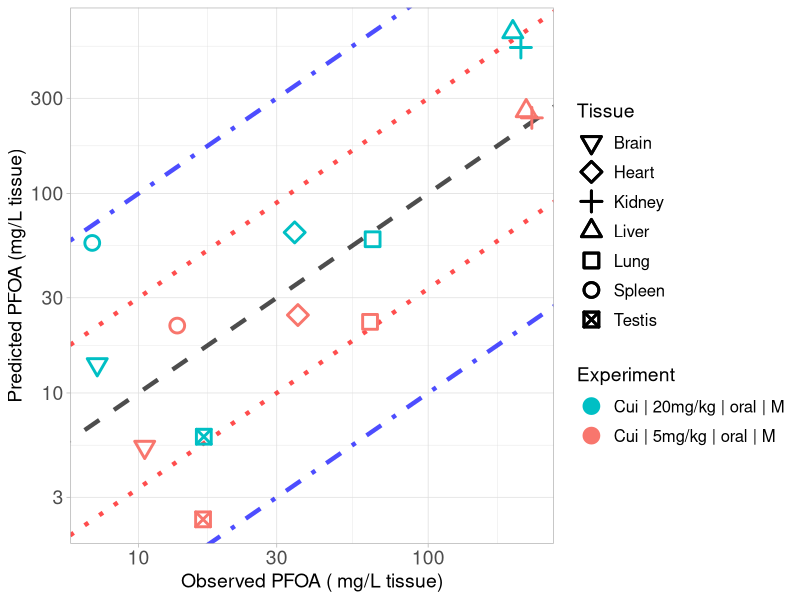

Source code (R):
library(ggplot2)

#setwd("C:/Users/ptsir/Documents/GitHub/PFAS_PBK_models/PFOA inhalation Rat/Validation/Validation_results")
setwd("C:/Users/dpjio/Documents/GitHub/PFAS_PBK_models/PFOA inhalation Rat/Validation/Results of Scenarios Validation/Scenario_6")

# Load Results 
Cui_results <- read.csv("Cui_2008_results.csv", header = T)
Cui_low <- Cui_results[Cui_results$Dose == 5, ]
Cui_low$Experiment <- "Cui | 5mg/kg | oral | M"
Cui_high <- Cui_results[Cui_results$Dose == 20, ]
Cui_high$Experiment <- "Cui | 20mg/kg | oral | M"
# 
Tissue_markers <-  c(0:10,14)
names(Tissue_markers) <- c( "Lung",   "Spleen",  "Liver",   "Kidney", "Plasma", "Heart",
                            "Brain","Testis", "Stomach", "Intestines", "Carcass")

Experiment <- scales::hue_pal()(2)

names(Experiment) <- unique(c(Cui_low$Experiment, Cui_high$Experiment))



scatter_plot <- ggplot()+
  geom_abline(intercept = log10(1), slope = 1, linetype = "dashed", color = "black", linewidth = 1.5, alpha = 0.7) +  # Identity line in log10 scale
  geom_abline(intercept = log10(3), slope = 1, linetype = "dotted", color = "red", linewidth = 1.5, alpha = 0.7) +  # +3-fold error line
  geom_abline(intercept = log10(1/3), slope = 1, linetype = "dotted", color = "red", linewidth = 1.5, alpha = 0.7) +  # -3-fold error line
  geom_abline(intercept = log10(10), slope = 1, linetype = "dotdash", color = "blue", linewidth = 1.5, alpha = 0.7) +  # +10-fold error line
  geom_abline(intercept = log10(1/10), slope = 1, linetype = "dotdash", color = "blue", linewidth = 1.5, alpha = 0.7) +  # -10-fold error line
  geom_point(data = Cui_low, aes(x=Observed, y=Predicted, color = Experiment, shape = Tissue), size=4, stroke = 1.5)+
  geom_point(data = Cui_high, aes(x=Observed, y=Predicted, color = Experiment, shape = Tissue), size=4, stroke = 1.5)+
  scale_y_log10()+
  scale_x_log10()+
  scale_color_manual(values = Experiment)+
  theme(legend.spacing.y = unit(1, 'cm')) +
  guides(fill = guide_legend(byrow = TRUE))+
  scale_shape_manual(values = Tissue_markers)+
  theme_light()+
  labs(y = "Predicted PFOA (mg/L tissue)",
       x = "Observed PFOA ( mg/L tissue)")+
  theme(plot.title = element_text(hjust = 0.5),
        legend.key.size = unit(0.75, 'cm'),  
        legend.title = element_text(size=14),
        legend.text = element_text(size=12,  hjust = 0),
        axis.text = element_text(size = 14),
        axis.title = element_text(size = 14),
        )

#print(scatter_plot)

ggsave("validation_plot_PFOA_tissues.png", scatter_plot, width = 11, height = 7, units = "in", dpi = 300)
